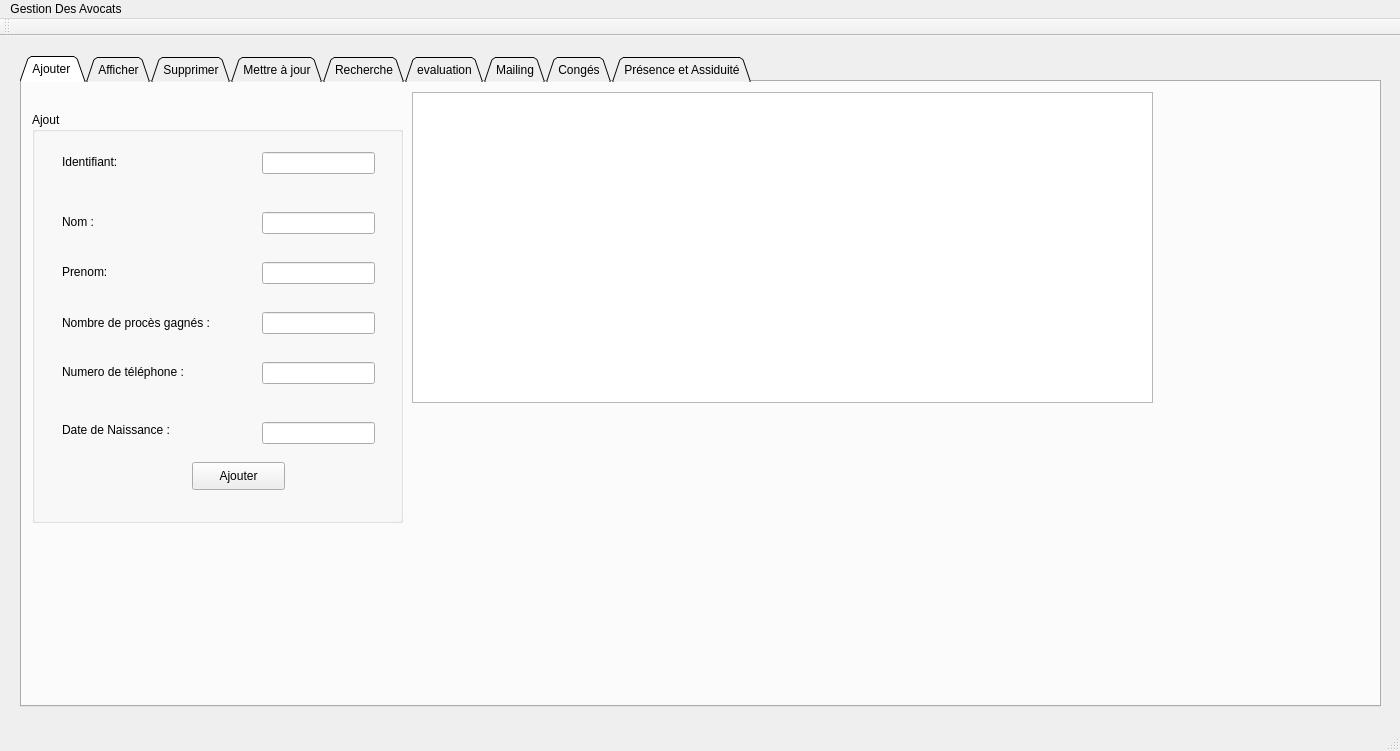
<?xml version="1.0" encoding="UTF-8"?>
<ui version="4.0">
 <class>MainWindow</class>
 <widget class="QMainWindow" name="MainWindow">
  <property name="geometry">
   <rect>
    <x>0</x>
    <y>0</y>
    <width>1400</width>
    <height>751</height>
   </rect>
  </property>
  <property name="windowTitle">
   <string>Gestion des Avocats</string>
  </property>
  <widget class="QWidget" name="centralWidget">
   <widget class="QTabWidget" name="tabWidgetAV">
    <property name="geometry">
     <rect>
      <x>20</x>
      <y>20</y>
      <width>1361</width>
      <height>651</height>
     </rect>
    </property>
    <property name="tabPosition">
     <enum>QTabWidget::North</enum>
    </property>
    <property name="tabShape">
     <enum>QTabWidget::Triangular</enum>
    </property>
    <property name="currentIndex">
     <number>0</number>
    </property>
    <widget class="QWidget" name="tab">
     <attribute name="title">
      <string>Ajouter </string>
     </attribute>
     <widget class="QLabel" name="label_4">
      <property name="geometry">
       <rect>
        <x>30</x>
        <y>230</y>
        <width>56</width>
        <height>16</height>
       </rect>
      </property>
      <property name="text">
       <string/>
      </property>
     </widget>
     <widget class="QLabel" name="label_5">
      <property name="geometry">
       <rect>
        <x>310</x>
        <y>60</y>
        <width>56</width>
        <height>16</height>
       </rect>
      </property>
      <property name="text">
       <string/>
      </property>
     </widget>
     <widget class="QGroupBox" name="groupBox">
      <property name="geometry">
       <rect>
        <x>10</x>
        <y>30</y>
        <width>371</width>
        <height>411</height>
       </rect>
      </property>
      <property name="font">
       <font>
        <pointsize>9</pointsize>
       </font>
      </property>
      <property name="title">
       <string>Ajout </string>
      </property>
      <widget class="QLabel" name="label_3">
       <property name="geometry">
        <rect>
         <x>30</x>
         <y>40</y>
         <width>131</width>
         <height>20</height>
        </rect>
       </property>
       <property name="font">
        <font>
         <pointsize>9</pointsize>
        </font>
       </property>
       <property name="text">
        <string>Identifiant:</string>
       </property>
      </widget>
      <widget class="QLabel" name="label">
       <property name="geometry">
        <rect>
         <x>30</x>
         <y>100</y>
         <width>41</width>
         <height>20</height>
        </rect>
       </property>
       <property name="font">
        <font>
         <pointsize>9</pointsize>
        </font>
       </property>
       <property name="text">
        <string>Nom : </string>
       </property>
      </widget>
      <widget class="QLabel" name="label_2">
       <property name="geometry">
        <rect>
         <x>30</x>
         <y>150</y>
         <width>61</width>
         <height>20</height>
        </rect>
       </property>
       <property name="font">
        <font>
         <pointsize>9</pointsize>
        </font>
       </property>
       <property name="text">
        <string>Prenom:</string>
       </property>
      </widget>
      <widget class="QLineEdit" name="le_id">
       <property name="geometry">
        <rect>
         <x>230</x>
         <y>40</y>
         <width>113</width>
         <height>22</height>
        </rect>
       </property>
      </widget>
      <widget class="QLineEdit" name="le_nomA">
       <property name="geometry">
        <rect>
         <x>230</x>
         <y>100</y>
         <width>113</width>
         <height>22</height>
        </rect>
       </property>
      </widget>
      <widget class="QLineEdit" name="le_prenomA">
       <property name="geometry">
        <rect>
         <x>230</x>
         <y>150</y>
         <width>113</width>
         <height>22</height>
        </rect>
       </property>
      </widget>
      <widget class="QLabel" name="label_8">
       <property name="geometry">
        <rect>
         <x>30</x>
         <y>200</y>
         <width>191</width>
         <height>21</height>
        </rect>
       </property>
       <property name="font">
        <font>
         <pointsize>9</pointsize>
        </font>
       </property>
       <property name="text">
        <string>Nombre de procès gagnés : </string>
       </property>
      </widget>
      <widget class="QLabel" name="label_6">
       <property name="geometry">
        <rect>
         <x>30</x>
         <y>250</y>
         <width>161</width>
         <height>20</height>
        </rect>
       </property>
       <property name="font">
        <font>
         <pointsize>9</pointsize>
        </font>
       </property>
       <property name="text">
        <string>Numero de téléphone : </string>
       </property>
      </widget>
      <widget class="QLabel" name="label_9">
       <property name="geometry">
        <rect>
         <x>30</x>
         <y>310</y>
         <width>161</width>
         <height>16</height>
        </rect>
       </property>
       <property name="font">
        <font>
         <pointsize>9</pointsize>
        </font>
       </property>
       <property name="text">
        <string>Date de Naissance : </string>
       </property>
      </widget>
      <widget class="QLineEdit" name="le_num_tel">
       <property name="geometry">
        <rect>
         <x>230</x>
         <y>250</y>
         <width>113</width>
         <height>22</height>
        </rect>
       </property>
      </widget>
      <widget class="QLineEdit" name="le_proce">
       <property name="geometry">
        <rect>
         <x>230</x>
         <y>200</y>
         <width>113</width>
         <height>22</height>
        </rect>
       </property>
      </widget>
      <widget class="QLineEdit" name="la_date">
       <property name="geometry">
        <rect>
         <x>230</x>
         <y>310</y>
         <width>113</width>
         <height>22</height>
        </rect>
       </property>
      </widget>
      <widget class="QPushButton" name="btn_ajouter">
       <property name="geometry">
        <rect>
         <x>160</x>
         <y>350</y>
         <width>93</width>
         <height>28</height>
        </rect>
       </property>
       <property name="font">
        <font>
         <pointsize>9</pointsize>
        </font>
       </property>
       <property name="text">
        <string>Ajouter</string>
       </property>
      </widget>
     </widget>
     <widget class="QTableView" name="table_avocat_2">
      <property name="geometry">
       <rect>
        <x>390</x>
        <y>10</y>
        <width>741</width>
        <height>311</height>
       </rect>
      </property>
     </widget>
    </widget>
    <widget class="QWidget" name="tab_2">
     <attribute name="title">
      <string>Afficher</string>
     </attribute>
     <widget class="QTableView" name="table_avocat">
      <property name="geometry">
       <rect>
        <x>130</x>
        <y>20</y>
        <width>761</width>
        <height>391</height>
       </rect>
      </property>
     </widget>
     <widget class="QPushButton" name="btn_tri">
      <property name="geometry">
       <rect>
        <x>350</x>
        <y>430</y>
        <width>131</width>
        <height>41</height>
       </rect>
      </property>
      <property name="text">
       <string>trier</string>
      </property>
     </widget>
     <widget class="QRadioButton" name="radioB_croiss">
      <property name="geometry">
       <rect>
        <x>200</x>
        <y>460</y>
        <width>97</width>
        <height>20</height>
       </rect>
      </property>
      <property name="text">
       <string>Croissant</string>
      </property>
     </widget>
     <widget class="QRadioButton" name="radioBdecroiss">
      <property name="geometry">
       <rect>
        <x>200</x>
        <y>430</y>
        <width>97</width>
        <height>20</height>
       </rect>
      </property>
      <property name="text">
       <string>Décroissant</string>
      </property>
     </widget>
     <widget class="QComboBox" name="comboBoxEYA">
      <property name="geometry">
       <rect>
        <x>10</x>
        <y>440</y>
        <width>171</width>
        <height>31</height>
       </rect>
      </property>
      <item>
       <property name="text">
        <string>Nombre de Procèes gagnés</string>
       </property>
      </item>
      <item>
       <property name="text">
        <string>Identifiant </string>
       </property>
      </item>
      <item>
       <property name="text">
        <string>Nom</string>
       </property>
      </item>
     </widget>
    </widget>
    <widget class="QWidget" name="Supprimer">
     <attribute name="title">
      <string>Supprimer</string>
     </attribute>
     <widget class="QGroupBox" name="groupBox_2">
      <property name="geometry">
       <rect>
        <x>270</x>
        <y>140</y>
        <width>561</width>
        <height>231</height>
       </rect>
      </property>
      <property name="font">
       <font>
        <pointsize>9</pointsize>
       </font>
      </property>
      <property name="title">
       <string>Suppression </string>
      </property>
      <widget class="QLabel" name="label_10">
       <property name="geometry">
        <rect>
         <x>30</x>
         <y>70</y>
         <width>291</width>
         <height>20</height>
        </rect>
       </property>
       <property name="font">
        <font>
         <pointsize>9</pointsize>
        </font>
       </property>
       <property name="text">
        <string>Saisir l'identifiant de l'Avocat à supprimer : </string>
       </property>
      </widget>
      <widget class="QLineEdit" name="le_id_supp">
       <property name="geometry">
        <rect>
         <x>360</x>
         <y>70</y>
         <width>113</width>
         <height>22</height>
        </rect>
       </property>
      </widget>
      <widget class="QPushButton" name="btn_supprimer">
       <property name="geometry">
        <rect>
         <x>410</x>
         <y>120</y>
         <width>93</width>
         <height>28</height>
        </rect>
       </property>
       <property name="text">
        <string>Supprimer </string>
       </property>
      </widget>
     </widget>
    </widget>
    <widget class="QWidget" name="tab_3">
     <attribute name="title">
      <string>Mettre à jour</string>
     </attribute>
     <widget class="QGroupBox" name="groupBox_3">
      <property name="geometry">
       <rect>
        <x>220</x>
        <y>100</y>
        <width>671</width>
        <height>411</height>
       </rect>
      </property>
      <property name="font">
       <font>
        <pointsize>9</pointsize>
       </font>
      </property>
      <property name="title">
       <string>Mise à jour des cordonnés </string>
      </property>
      <widget class="QLabel" name="label_7">
       <property name="geometry">
        <rect>
         <x>10</x>
         <y>220</y>
         <width>381</width>
         <height>16</height>
        </rect>
       </property>
       <property name="font">
        <font>
         <pointsize>9</pointsize>
        </font>
       </property>
       <property name="text">
        <string>Veuillez Entrer le nouveau Numéro de Téléphone :</string>
       </property>
      </widget>
      <widget class="QLineEdit" name="le_nv_num">
       <property name="geometry">
        <rect>
         <x>390</x>
         <y>220</y>
         <width>113</width>
         <height>22</height>
        </rect>
       </property>
      </widget>
      <widget class="QLabel" name="label_11">
       <property name="geometry">
        <rect>
         <x>10</x>
         <y>260</y>
         <width>391</width>
         <height>31</height>
        </rect>
       </property>
       <property name="text">
        <string>Veuillez entrer le nouveau nombre de procès gagnés :</string>
       </property>
      </widget>
      <widget class="QLineEdit" name="le_nv_nbr">
       <property name="geometry">
        <rect>
         <x>390</x>
         <y>260</y>
         <width>113</width>
         <height>22</height>
        </rect>
       </property>
      </widget>
      <widget class="QLabel" name="label_12">
       <property name="geometry">
        <rect>
         <x>10</x>
         <y>60</y>
         <width>371</width>
         <height>16</height>
        </rect>
       </property>
       <property name="text">
        <string>Veuillez Entrer l'identifiant de l'Avocat en question : </string>
       </property>
      </widget>
      <widget class="QLineEdit" name="id_modif">
       <property name="geometry">
        <rect>
         <x>390</x>
         <y>60</y>
         <width>113</width>
         <height>22</height>
        </rect>
       </property>
      </widget>
      <widget class="QPushButton" name="btn_modifier">
       <property name="geometry">
        <rect>
         <x>340</x>
         <y>300</y>
         <width>93</width>
         <height>28</height>
        </rect>
       </property>
       <property name="text">
        <string>Valider</string>
       </property>
      </widget>
      <widget class="QLabel" name="label_13">
       <property name="geometry">
        <rect>
         <x>10</x>
         <y>100</y>
         <width>331</width>
         <height>20</height>
        </rect>
       </property>
       <property name="text">
        <string>Veuillez Entrer Le Nom :</string>
       </property>
      </widget>
      <widget class="QLineEdit" name="nom_2">
       <property name="geometry">
        <rect>
         <x>390</x>
         <y>100</y>
         <width>113</width>
         <height>22</height>
        </rect>
       </property>
      </widget>
      <widget class="QLabel" name="label_14">
       <property name="geometry">
        <rect>
         <x>10</x>
         <y>140</y>
         <width>211</width>
         <height>16</height>
        </rect>
       </property>
       <property name="text">
        <string>Veuillez Entrer Le Prenom : </string>
       </property>
      </widget>
      <widget class="QLineEdit" name="prenom_2">
       <property name="geometry">
        <rect>
         <x>390</x>
         <y>140</y>
         <width>113</width>
         <height>22</height>
        </rect>
       </property>
      </widget>
      <widget class="QLabel" name="label_15">
       <property name="geometry">
        <rect>
         <x>10</x>
         <y>180</y>
         <width>271</width>
         <height>16</height>
        </rect>
       </property>
       <property name="text">
        <string>Veuillez Entrer La Date de Naissance :</string>
       </property>
      </widget>
      <widget class="QLineEdit" name="date_2">
       <property name="geometry">
        <rect>
         <x>390</x>
         <y>180</y>
         <width>113</width>
         <height>22</height>
        </rect>
       </property>
      </widget>
     </widget>
    </widget>
    <widget class="QWidget" name="tab_4">
     <attribute name="title">
      <string>Recherche</string>
     </attribute>
     <widget class="QTableView" name="table_rechercher">
      <property name="geometry">
       <rect>
        <x>-10</x>
        <y>100</y>
        <width>1081</width>
        <height>331</height>
       </rect>
      </property>
     </widget>
     <widget class="QLineEdit" name="Achercher">
      <property name="geometry">
       <rect>
        <x>280</x>
        <y>30</y>
        <width>421</width>
        <height>22</height>
       </rect>
      </property>
     </widget>
     <widget class="QPushButton" name="btn_trouver">
      <property name="geometry">
       <rect>
        <x>780</x>
        <y>30</y>
        <width>93</width>
        <height>28</height>
       </rect>
      </property>
      <property name="text">
       <string>Chercher </string>
      </property>
     </widget>
     <widget class="QPushButton" name="pdf_AV">
      <property name="geometry">
       <rect>
        <x>900</x>
        <y>30</y>
        <width>93</width>
        <height>28</height>
       </rect>
      </property>
      <property name="text">
       <string>pdf</string>
      </property>
     </widget>
    </widget>
    <widget class="QWidget" name="tab_5">
     <attribute name="title">
      <string>evaluation</string>
     </attribute>
     <widget class="QLabel" name="label_16">
      <property name="geometry">
       <rect>
        <x>30</x>
        <y>30</y>
        <width>401</width>
        <height>16</height>
       </rect>
      </property>
      <property name="font">
       <font>
        <pointsize>9</pointsize>
       </font>
      </property>
      <property name="text">
       <string>Evaluation des Avocats actifs dans le tribunal comme : </string>
      </property>
     </widget>
     <widget class="QComboBox" name="evaluation">
      <property name="geometry">
       <rect>
        <x>430</x>
        <y>30</y>
        <width>151</width>
        <height>22</height>
       </rect>
      </property>
      <item>
       <property name="text">
        <string>Débutant</string>
       </property>
      </item>
      <item>
       <property name="text">
        <string>Moyen</string>
       </property>
      </item>
      <item>
       <property name="text">
        <string>Expert</string>
       </property>
      </item>
     </widget>
     <widget class="QTableView" name="tab_evaluer">
      <property name="geometry">
       <rect>
        <x>10</x>
        <y>100</y>
        <width>811</width>
        <height>261</height>
       </rect>
      </property>
     </widget>
     <widget class="QPushButton" name="btn_evaluer">
      <property name="geometry">
       <rect>
        <x>530</x>
        <y>390</y>
        <width>93</width>
        <height>28</height>
       </rect>
      </property>
      <property name="font">
       <font>
        <pointsize>9</pointsize>
       </font>
      </property>
      <property name="text">
       <string>Evaluer</string>
      </property>
     </widget>
     <widget class="QLabel" name="avocat_stat">
      <property name="geometry">
       <rect>
        <x>870</x>
        <y>70</y>
        <width>461</width>
        <height>421</height>
       </rect>
      </property>
      <property name="text">
       <string/>
      </property>
     </widget>
     <widget class="QPushButton" name="btn_executer">
      <property name="geometry">
       <rect>
        <x>1200</x>
        <y>520</y>
        <width>93</width>
        <height>28</height>
       </rect>
      </property>
      <property name="text">
       <string>Executer</string>
      </property>
     </widget>
    </widget>
    <widget class="QWidget" name="tab_6">
     <attribute name="title">
      <string>Mailing</string>
     </attribute>
     <widget class="QLineEdit" name="subject">
      <property name="geometry">
       <rect>
        <x>140</x>
        <y>120</y>
        <width>651</width>
        <height>16</height>
       </rect>
      </property>
      <property name="placeholderText">
       <string>subject</string>
      </property>
     </widget>
     <widget class="QLineEdit" name="mail_pass">
      <property name="geometry">
       <rect>
        <x>650</x>
        <y>80</y>
        <width>141</width>
        <height>20</height>
       </rect>
      </property>
      <property name="echoMode">
       <enum>QLineEdit::Password</enum>
      </property>
      <property name="placeholderText">
       <string>your mail password</string>
      </property>
     </widget>
     <widget class="QLineEdit" name="file">
      <property name="geometry">
       <rect>
        <x>140</x>
        <y>150</y>
        <width>571</width>
        <height>23</height>
       </rect>
      </property>
      <property name="placeholderText">
       <string>attachement here</string>
      </property>
     </widget>
     <widget class="QTextEdit" name="msg">
      <property name="geometry">
       <rect>
        <x>140</x>
        <y>190</y>
        <width>651</width>
        <height>291</height>
       </rect>
      </property>
      <property name="placeholderText">
       <string>type your message here ...</string>
      </property>
     </widget>
     <widget class="QLineEdit" name="rcpt">
      <property name="geometry">
       <rect>
        <x>140</x>
        <y>80</y>
        <width>491</width>
        <height>21</height>
       </rect>
      </property>
      <property name="placeholderText">
       <string>recipient</string>
      </property>
     </widget>
     <widget class="QPushButton" name="browseBtnAV">
      <property name="geometry">
       <rect>
        <x>720</x>
        <y>150</y>
        <width>71</width>
        <height>28</height>
       </rect>
      </property>
      <property name="text">
       <string>Browse</string>
      </property>
     </widget>
     <widget class="QPushButton" name="sendBtnAV">
      <property name="geometry">
       <rect>
        <x>140</x>
        <y>490</y>
        <width>651</width>
        <height>28</height>
       </rect>
      </property>
      <property name="text">
       <string>Send</string>
      </property>
     </widget>
    </widget>
    <widget class="QWidget" name="tab_7">
     <attribute name="title">
      <string>Congés</string>
     </attribute>
     <widget class="QTableView" name="tableView">
      <property name="geometry">
       <rect>
        <x>50</x>
        <y>40</y>
        <width>401</width>
        <height>301</height>
       </rect>
      </property>
     </widget>
     <widget class="QLabel" name="label_17">
      <property name="geometry">
       <rect>
        <x>100</x>
        <y>90</y>
        <width>211</width>
        <height>16</height>
       </rect>
      </property>
      <property name="font">
       <font>
        <pointsize>9</pointsize>
       </font>
      </property>
      <property name="text">
       <string>Donner L'identifiant de l'avocat : </string>
      </property>
     </widget>
     <widget class="QLabel" name="label_18">
      <property name="geometry">
       <rect>
        <x>100</x>
        <y>140</y>
        <width>181</width>
        <height>16</height>
       </rect>
      </property>
      <property name="font">
       <font>
        <pointsize>9</pointsize>
       </font>
      </property>
      <property name="text">
       <string>Date du Début du congé : </string>
      </property>
     </widget>
     <widget class="QLabel" name="label_19">
      <property name="geometry">
       <rect>
        <x>100</x>
        <y>190</y>
        <width>161</width>
        <height>16</height>
       </rect>
      </property>
      <property name="font">
       <font>
        <pointsize>9</pointsize>
       </font>
      </property>
      <property name="text">
       <string>Date de fin du congé :</string>
      </property>
     </widget>
     <widget class="QLabel" name="label_20">
      <property name="geometry">
       <rect>
        <x>100</x>
        <y>230</y>
        <width>121</width>
        <height>31</height>
       </rect>
      </property>
      <property name="font">
       <font>
        <pointsize>9</pointsize>
       </font>
      </property>
      <property name="text">
       <string>Motif du congé : </string>
      </property>
     </widget>
     <widget class="QLineEdit" name="id_conge">
      <property name="geometry">
       <rect>
        <x>330</x>
        <y>90</y>
        <width>113</width>
        <height>22</height>
       </rect>
      </property>
     </widget>
     <widget class="QLineEdit" name="date_debut">
      <property name="geometry">
       <rect>
        <x>330</x>
        <y>140</y>
        <width>113</width>
        <height>22</height>
       </rect>
      </property>
     </widget>
     <widget class="QLineEdit" name="date_fin">
      <property name="geometry">
       <rect>
        <x>330</x>
        <y>190</y>
        <width>113</width>
        <height>22</height>
       </rect>
      </property>
     </widget>
     <widget class="QLineEdit" name="motif">
      <property name="geometry">
       <rect>
        <x>330</x>
        <y>240</y>
        <width>113</width>
        <height>22</height>
       </rect>
      </property>
     </widget>
     <widget class="QPushButton" name="ajouter_conge">
      <property name="geometry">
       <rect>
        <x>150</x>
        <y>300</y>
        <width>93</width>
        <height>28</height>
       </rect>
      </property>
      <property name="text">
       <string>Confirmer</string>
      </property>
     </widget>
     <widget class="QTableView" name="tab_avocat_conge">
      <property name="geometry">
       <rect>
        <x>460</x>
        <y>40</y>
        <width>791</width>
        <height>301</height>
       </rect>
      </property>
     </widget>
    </widget>
    <widget class="QWidget" name="tab_8">
     <attribute name="title">
      <string>Présence et Assiduité</string>
     </attribute>
     <widget class="QListView" name="listView">
      <property name="geometry">
       <rect>
        <x>30</x>
        <y>60</y>
        <width>1071</width>
        <height>581</height>
       </rect>
      </property>
     </widget>
     <widget class="QLabel" name="label_21">
      <property name="geometry">
       <rect>
        <x>410</x>
        <y>100</y>
        <width>311</width>
        <height>31</height>
       </rect>
      </property>
      <property name="font">
       <font>
        <pointsize>10</pointsize>
       </font>
      </property>
      <property name="text">
       <string>              Control d'acces des Avocats    </string>
      </property>
     </widget>
     <widget class="QLabel" name="label_access">
      <property name="geometry">
       <rect>
        <x>360</x>
        <y>260</y>
        <width>401</width>
        <height>61</height>
       </rect>
      </property>
      <property name="font">
       <font>
        <pointsize>10</pointsize>
       </font>
      </property>
      <property name="text">
       <string/>
      </property>
     </widget>
     <widget class="QLabel" name="label_22">
      <property name="geometry">
       <rect>
        <x>170</x>
        <y>210</y>
        <width>251</width>
        <height>20</height>
       </rect>
      </property>
      <property name="font">
       <font>
        <pointsize>10</pointsize>
       </font>
      </property>
      <property name="text">
       <string>Verification en cours ...</string>
      </property>
     </widget>
    </widget>
   </widget>
  </widget>
  <widget class="QMenuBar" name="menuBar">
   <property name="geometry">
    <rect>
     <x>0</x>
     <y>0</y>
     <width>1400</width>
     <height>26</height>
    </rect>
   </property>
   <widget class="QMenu" name="menuGestion_Des_Avocats">
    <property name="title">
     <string>Gestion Des Avocats</string>
    </property>
    <addaction name="separator"/>
   </widget>
   <addaction name="menuGestion_Des_Avocats"/>
  </widget>
  <widget class="QToolBar" name="mainToolBar">
   <attribute name="toolBarArea">
    <enum>TopToolBarArea</enum>
   </attribute>
   <attribute name="toolBarBreak">
    <bool>false</bool>
   </attribute>
  </widget>
  <widget class="QStatusBar" name="statusBar"/>
 </widget>
 <layoutdefault spacing="6" margin="11"/>
 <resources/>
 <connections/>
</ui>
